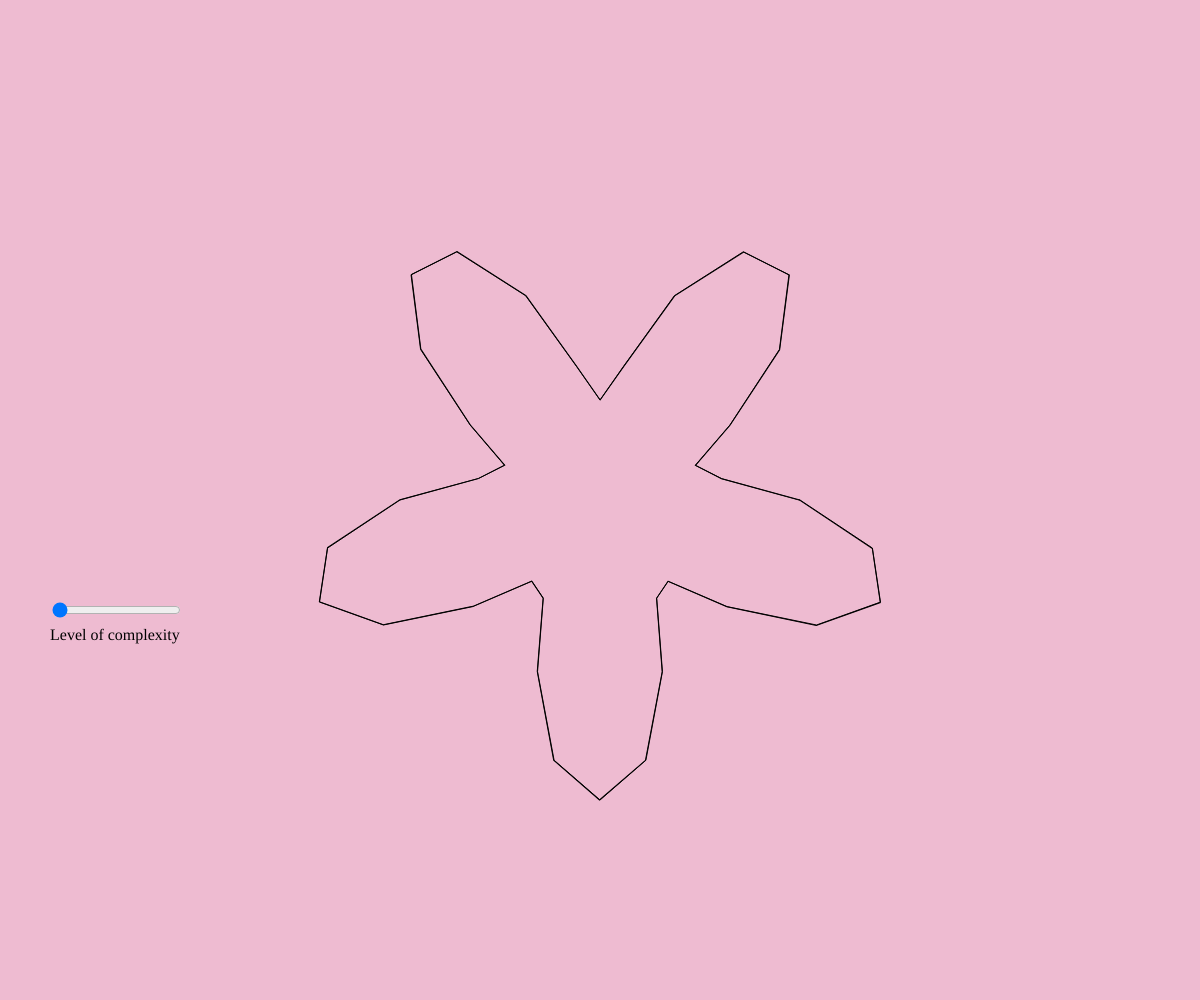
Frame 1 (no input)
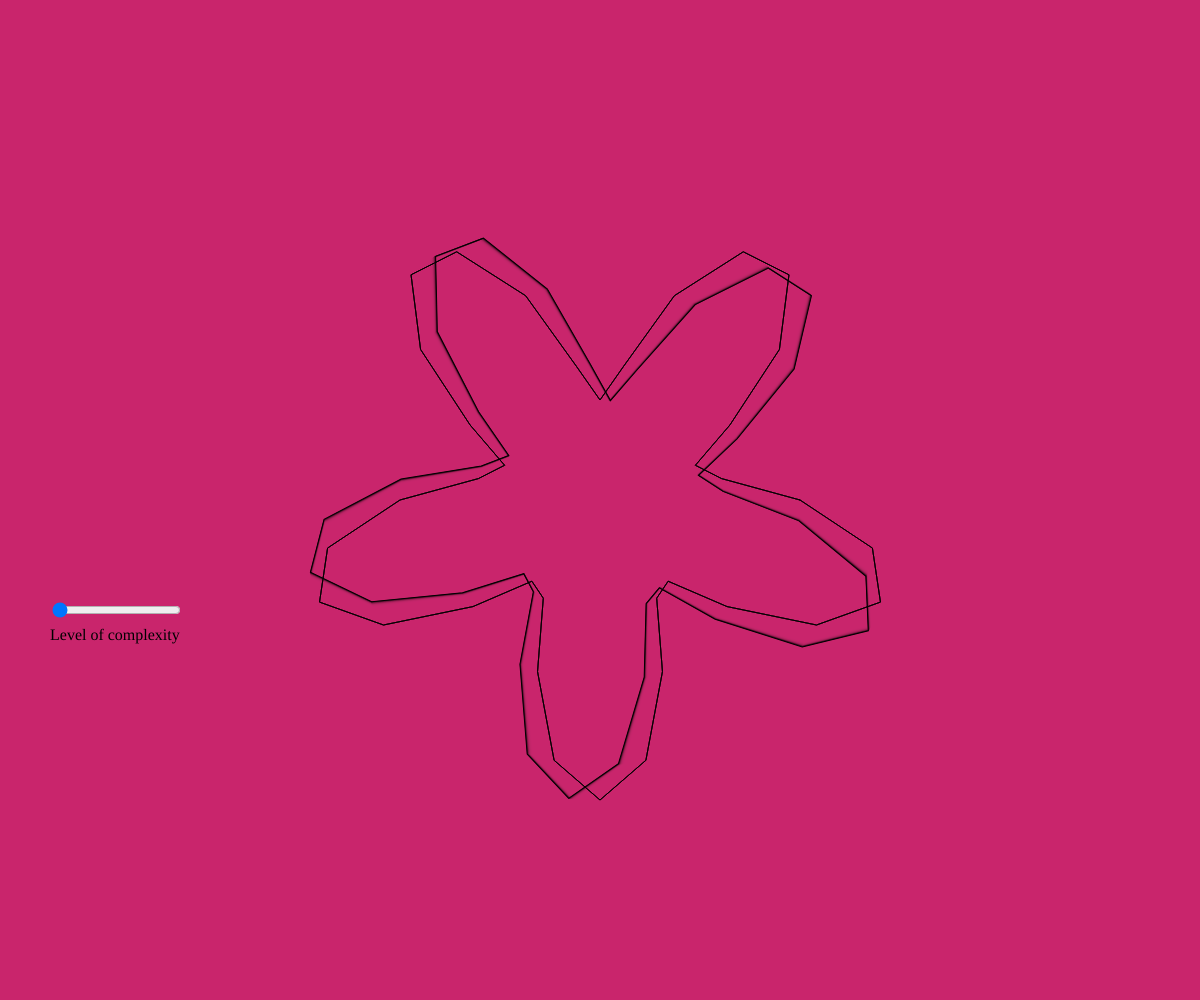
Frame 60 (no input)
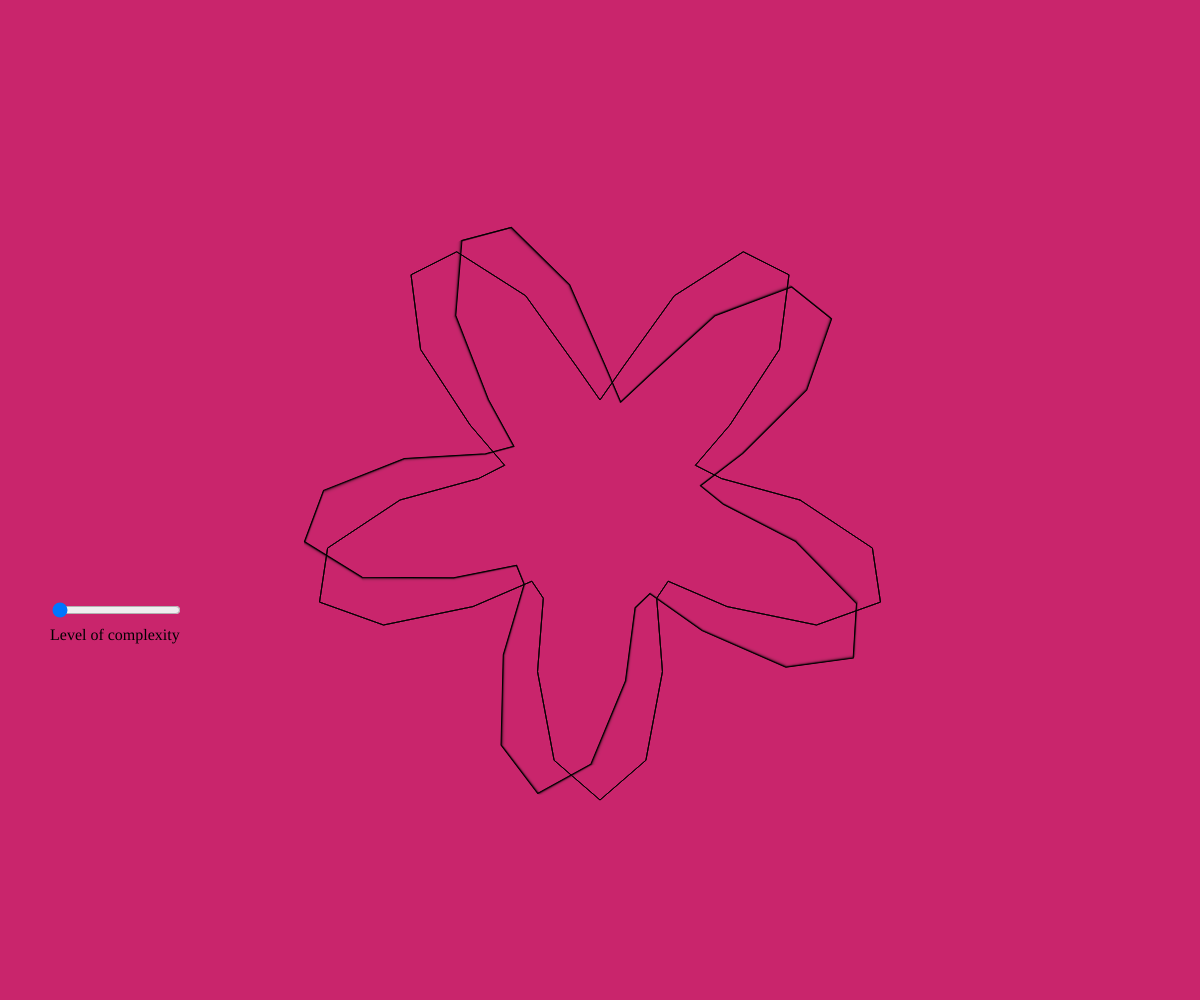
Frame 120 (the mouse pressed at the canvas centre since frame 60)

The p5.js sketch that drew these frames (run headless with seeded random() and noise() and a simulated clock; from frame 60 on, the mouse is pressed at the canvas centre):

// p5.js sketch
// ── sketch.js

function setup(){
  createCanvas(windowWidth,windowHeight)
  angleMode(DEGREES)
  slider = createSlider(2,20,0,2).position(50,600)
  caption = createP('Level of complexity').position(50,610)
}

function draw(){
  background(200,40,110,80)
  translate(width/2, height/2)
  noFill()
  stroke(0)


  for (var n = 0; n<slider.value(); n++) {
    beginShape()
    for (var i=0; i <360; i+=10) {
      var rad = map(sin(i*5), -1, 1, 100, 300)
      var x = rad * cos(i)
      var y = rad * sin(i)
      vertex(x,y)
    }

    endShape(CLOSE)
    rotate(frameCount/10)
  }
}
